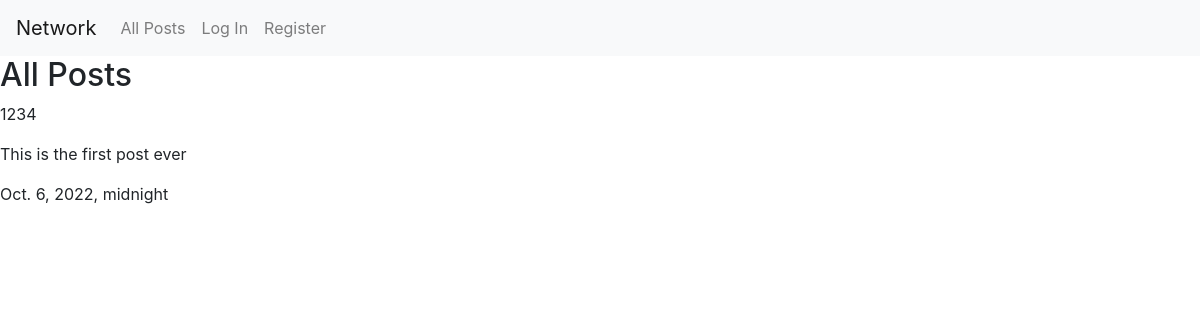
The app's page /, older data.
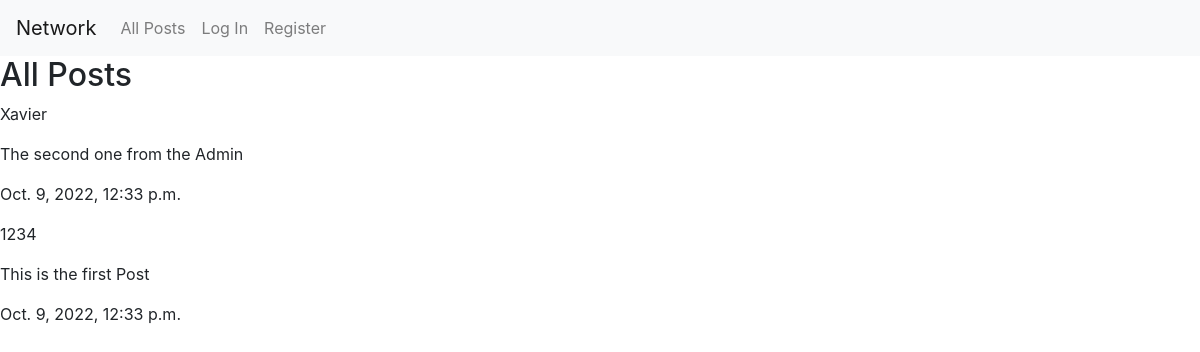
The same page, newer data.
### network/models.py (models this page shows, shortened)
class Post(models.Model):
    poster = models.ForeignKey(
        User, on_delete=models.CASCADE, related_name="poster")
    content = models.TextField()
    creation_date = models.DateTimeField(auto_now=False, auto_now_add=True)
    modification_date = models.DateTimeField(auto_now=False, auto_now_add=True)

class User(AbstractUser):
    pass

### network/views.py (the view)
# urls.py: path("", views.index, name="index"),
def index(request):
    return render(request, "network/index.html", {
        "posts": Post.objects.order_by('-creation_date').all(),
        "post": createPostForm()
    })

### network/templates/network/index.html (shortened to what this page needs)
{% extends "network/layout.html" %} {% block body %}
<div class="header">
  <h2>All Posts</h2>
</div>
<div class="posts">
   {% for post in posts %}
  <div class="post">
    <p>{{ post.poster }}</p>
    <p>{{ post.content }}</p>
    <p>{{ post.creation_date}}</p>
  </div>
  {% endfor %}
</div>
{% endblock %}

### network/templates/network/layout.html (shortened to what this page needs)
{% load static %}
<!DOCTYPE html>
<html lang="en">
    <head>
        <link rel="stylesheet" href="https://stackpath.bootstrapcdn.com/bootstrap/4.4.1/css/bootstrap.min.css">
        <link href="{% static 'network/styles.css' %}" rel="stylesheet">
    </head>
    <body>
        <nav class="navbar navbar-expand-lg navbar-light bg-light">
            <a class="navbar-brand" href="#">Network</a>
            <div>
              <ul class="navbar-nav mr-auto">
                <li class="nav-item">
                  <a class="nav-link" href="{% url 'index' %}">All Posts</a>
                </li>
                {% if user.is_authenticated %}
                    <li class="nav-item">
                        <a class="nav-link" href="#">Following</a>
                    </li>
                    <li class="nav-item">
                        <a class="nav-link" href="{% url 'logout' %}">Log Out</a>
                    </li>
                {% else %}
                    <li class="nav-item">
                        <a class="nav-link" href="{% url 'login' %}">Log In</a>
                    </li>
                    <li class="nav-item">
                        <a class="nav-link" href="{% url 'register' %}">Register</a>
                    </li>
                {% endif %}
              </ul>
            </div>
          </nav>
        <div class="body">
            {% block body %}
            {% endblock %}
        </div>
    </body>
</html>

Row changes from the older to the newer data that the page shows:
removed Post: poster "1234", content "This is the first post ever", creation_date "Oct. 6, 2022, midnight"
added Post: poster "Xavier", content "The second one from the Admin", creation_date "Oct. 9, 2022, 12:33 p.m."
added Post: poster "1234", content "This is the first Post", creation_date "Oct. 9, 2022, 12:33 p.m."
